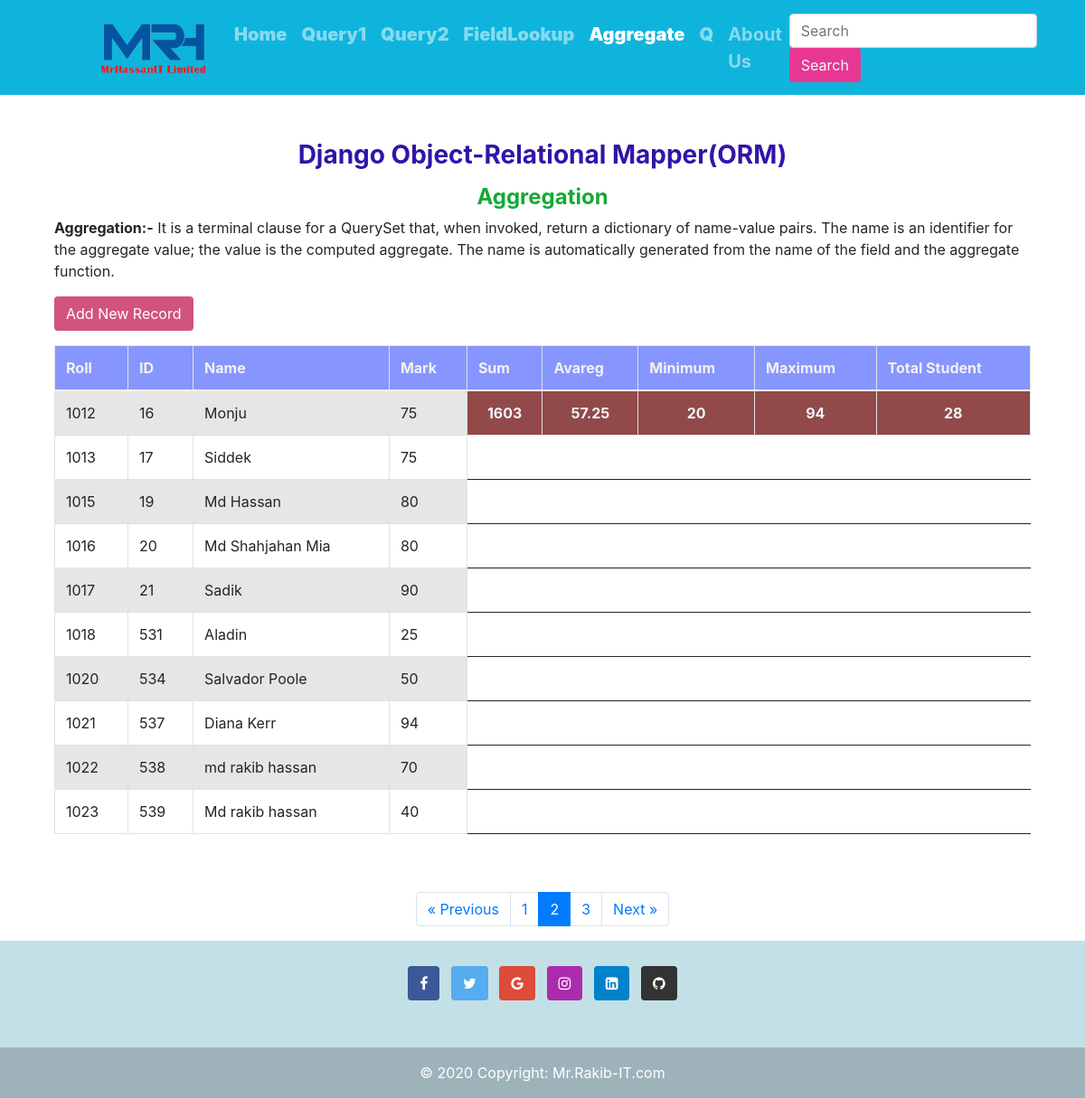
/QuerySetAPI_4/?page=2, run on the app's committed database.
### QuerySetAPI/models.py (models this page shows, shortened)
class Student(models.Model):
    name = models.CharField(max_length=50, null=True, blank=True)
    roll = models.IntegerField(null=True, blank=True)
    date_of_birth = models.DateField()
    city = models.CharField(max_length=50, null=True, blank=True)
    marks = models.IntegerField(null=True, blank=True)
    result = models.CharField(max_length=20, choices=(
        ('Pass','Pass'),
        ('Fail','Fail')
        ), null=True, blank=True)
    gread = models.CharField(max_length=10, choices=(
        ('A+','A+'),
        ('A' ,'A' ),
        ('A-','A-'),
        ('B' ,'B' ),
        ('C' ,'C' ),
        ('D' ,'D' ),
        ('E' ,'E' ),
        ('F' ,'F' ),
    ),null=True, blank=True)
    pass_date = models.DateField()

### QuerySetAPI_4/views.py (the view)
# urls.py: path('', include('QuerySetAPI_4.urls')),
def QuerySetAPI_4(request):
    stu_obj = Student.objects.all().order_by('roll')
    """
        Book.objects.aggregate(average_price = Avg("price"))
        Result:- {'average_price': 34.35}
    """
    """
        Book.objects.aggregate(Avg("price"), Max("price"), Min("price"))
        Result:- {'price__avg': 34.35, 'price__max': Decimal('81.20'), 'price__min': Decimal('12.99')}
    """
    average = Student.objects.aggregate(Avg('marks'))['marks__avg'] # উপরের টা এবং এটি একই
    total = Student.objects.aggregate(Sum('marks'))['marks__sum']   # উপরের টা এবং এটি একই
    minimum = Student.objects.aggregate(Min('marks'))['marks__min']  # উপরের টা এবং এটি একই
    maximum = Student.objects.aggregate(Max('marks'))['marks__max']  # উপরের টা এবং এটি একই
    total_stu = Student.objects.aggregate(Count('marks'))['marks__count']  # উপরের টা এবং এটি একই
    paginator = Paginator(stu_obj, per_page=10) # Assuming 10 items per page
    page_number = request.GET.get('page')
    page_obj = paginator.get_page(page_number)
    data = {
        'stu_obj':stu_obj,
        'row_set':( len(stu_obj) /2 ) + 1,
        'stu_len':len(stu_obj),
        'total':total,
        'average':average,
        'minimum':minimum,
        'maximum':maximum,
        'total_stu':total_stu,
        'page_obj':page_obj,
    }
    return render(request, 'QuerySetAPI_4.html', data)

### templates/QuerySetAPI_4.html (shortened to what this page needs)
{% extends "index.html" %}
{% load static %}
{% block 4_active %} active {% endblock 4_active %}
{% block style %}
    <link rel="stylesheet" href="https://cdn.jsdelivr.net/npm/bootstrap@4.5.3/dist/css/bootstrap.min.css">
    <link href="https://cdnjs.cloudflare.com/ajax/libs/twitter-bootstrap/4.5.2/css/bootstrap.css" rel="stylesheet" id="bootstrap-css">
    <link href="https://cdn.datatables.net/1.13.4/css/dataTables.bootstrap4.min.css" rel="stylesheet" id="bootstrap-css">
{% endblock style %}
{% block body %}
    <div class="col-md-12 mb-5">
        <h3 class="text-center" style="margin-top: 50px; color: #3214a9;"><b>Django Object-Relational Mapper(ORM)</b></h3>
        <h4 class="text-center" style="margin-top: 15px; color: #14a934;"><b>Aggregation</b></h4>
        <p><b>Aggregation:-</b>
            It is a terminal clause for a QuerySet that, when invoked, return a dictionary of name-value pairs.
            The name is an identifier for the aggregate value; the value is the computed aggregate. The name is
            automatically generated from the name of the field and the aggregate function.
        </p>
        <span><a href="{% url 'add_student' %}" class="btn mb-3 add_btn">Add New Record</a></span>
        <div class="table-responsive">
            <table id="" class="table table-striped table-bordered" style="width:100%">
                <thead style="background-color: #8696FE; color: #f5f1f1;">
                    <tr>
                        <th>Roll</th>
                        <th>ID</th>
                        <th>Name</th>
                        <th>Mark</th>
                        <th>Sum</th>
                        <th>Avareg</th>
                        <th>Minimum</th>
                        <th>Maximum</th>
                        <th>Total Student</th>
                    </tr>
                </thead>
                <tbody>
                    {% for stu in page_obj %}
                    <tr>
                        <td>{{ stu.roll }}</td>
                        <td>{{ stu.id }}</td>
                        <td>{{ stu.name }}</td>
                        <td>{{ stu.marks }}</td>
                        {% if forloop.counter == 1 %}
                            <td style="background-color: rgb(154, 77, 77); color: aliceblue;" class="text-center">
                                <b>{{ total }}</b>
                            </td>
                            <td style="background-color: rgb(154, 77, 77); color: aliceblue;" class="text-center">
                                <b>{{ average }}</b>
                            </td>
                            <td style="background-color: rgb(154, 77, 77); color: aliceblue;" class="text-center">
                                <b>{{ minimum }}</b>
                            </td>
                            <td style="background-color: rgb(154, 77, 77); color: aliceblue;" class="text-center">
                                <b>{{ maximum }}</b>
                            </td>
                            <td style="background-color: rgb(154, 77, 77); color: aliceblue;" class="text-center">
                                <b>{{ total_stu }}</b>
                            </td>
                        {% endif %}
                    </tr>
                    {% endfor %}
                </tbody>
            </table>
        </div>
    </div>
    <div style="display: flex; justify-content: center;">
        <nav aria-label="Page navigation example">
            {% if page_obj.has_other_pages %}
            <ul class="pagination">
                {% if page_obj.has_previous %}
                <li class="page-item">
                    <a class="page-link" href="?page={{ page_obj.previous_page_number }}" aria-label="Previous">
                        <span aria-hidden="true">&laquo; Previous</span>
                    </a>
                </li>
                {% endif %} {% for i in page_obj.paginator.page_range %} {% if page_obj.number == i %}
                <li class="page-item active"><a class="page-link" href="#">{{ i }}</a></li>
                {% else %}
                <li class="page-item"><a class="page-link" href="?page={{ i }}">{{ i }}</a></li>
                {% endif %} {% endfor %} {% if page_obj.has_next %}
                <li class="page-item">
                    <a class="page-link" href="?page={{ page_obj.next_page_number }}" aria-label="Next">
                        <span aria-hidden="true">Next &raquo;</span>
                    </a>
                </li>
                {% endif %}
            </ul>
            {% endif %}
        </nav>
    </div>
{% endblock body %}

### templates/QuerySetAPI_4.html (style rules this page uses)
.add_btn { background-color: #D25380; font: bold; color: white; }

### data on the page
Student: roll "1012", id "16", name "Monju", marks "75", total "1603", average "57.25", minimum "20", maximum "94", total_stu "28"
Student: roll "1013", id "17", name "Siddek", marks "75"
Student: roll "1015", id "19", name "Md Hassan", marks "80"
Student: roll "1016", id "20", name "Md Shahjahan Mia", marks "80"
Student: roll "1017", id "21", name "Sadik", marks "90"
Student: roll "1018", id "531", name "Aladin", marks "25"
Student: roll "1020", id "534", name "Salvador Poole", marks "50"
Student: roll "1021", id "537", name "Diana Kerr", marks "94"
Student: roll "1022", id "538", name "md rakib hassan", marks "70"
Student: roll "1023", id "539", name "Md rakib hassan", marks "40"

### other printed values
{{ i }} "1" "3"
{{ i }} "2"
